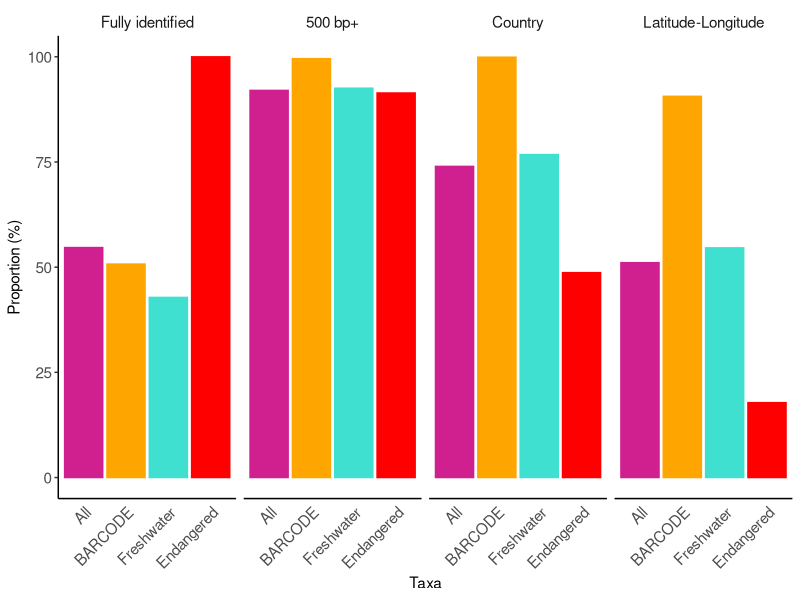
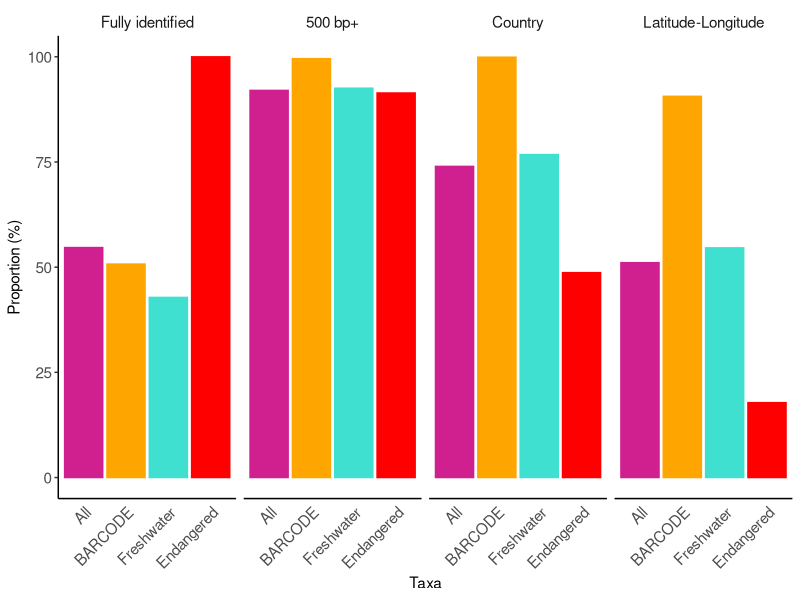

These charts were generated, in order, by the following R code:
library(ggplot2)
library(reshape2)

#June 26, 2018 by Teresita M. Porter

df <- read.csv("F2.csv", header=TRUE)

#keep just the columns for plotting
df2 <- df[,c(1,7:10)]

# order series and edit x-axis labels
df2$Facet <- factor(df2$Facet,
                    levels=c("AllGenBank","BARCODE","Freshwater","ENspecies"),
                    labels=c("All", "BARCODE", "Freshwater", "Endangered"))

# Melt so that facets can be wrapped
df3 <- melt(df2, id.vars="Facet")

# edit panel labels here
df3$variable <- factor (df3$variable,
                        levels=c("PropFullyIDNumFacet","PropLengthFullyID","PropCountryFullyID","PropLatLonFullyID"),
                        labels=c("Fully identified","500 bp+","Country","Latitude-Longitude"))

# Create bar charts with facet wrap
g <- ggplot(df3,aes(Facet, color=Facet, fill=Facet)) +
  theme(panel.border = element_blank(),
        panel.background = element_blank(),
        panel.grid.major = element_blank(), 
        panel.grid.minor = element_blank(),
        strip.background = element_blank(),
        strip.text = element_text(size=11),
        axis.line = element_line(colour = "black"),
        axis.title = element_text(size=11),
        axis.text = element_text(size=11),
        axis.text.x = element_text(angle=45, hjust=1),
        axis.ticks.x = element_blank(),
        legend.position="none") +
  scale_fill_manual(values=c("violetred","orange","turquoise","red")) +
  scale_color_manual(values=c("violetred","orange","turquoise","red")) +
  geom_bar(aes(weight=value)) +
  facet_wrap(~variable, nrow=1) +
  xlab("Taxa") +
  ylab("Proportion (%)")

g

ggsave("Fig2.pdf", device="pdf")
